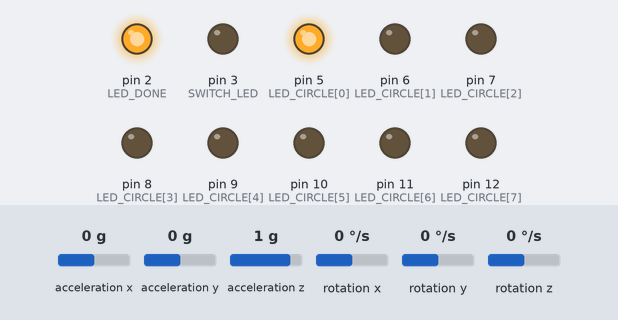
The sketch below on a simulated Arduino Uno, built with avr-gcc and run on an emulated ATmega328P. Shown: output pins drawn as LEDs (lit = HIGH). The inputs (shaded band) are chosen by the test bench; at power-on: rotation z 0 °/s, acceleration x 0 g, acceleration z 1 g, acceleration y 0 g, rotation x 0 °/s, rotation y 0 °/s. What the sketch prints to the serial monitor is not drawn.

Above: at 1.7 s.
1.8 s: rotation z set to -6 °/s
4.8 s: rotation z set to -9 °/s
At 6.1 s:
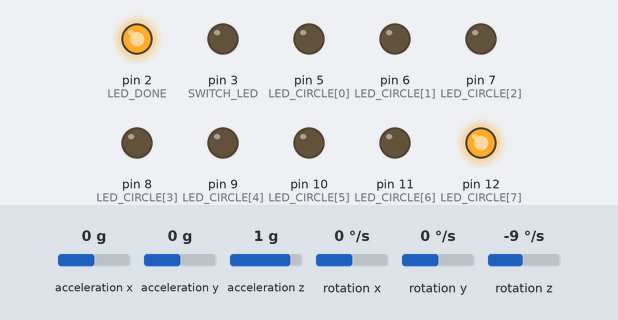
6.8 s: acceleration x set to -0.7 g
9.8 s: acceleration x set to -1 g
At 10.6 s:
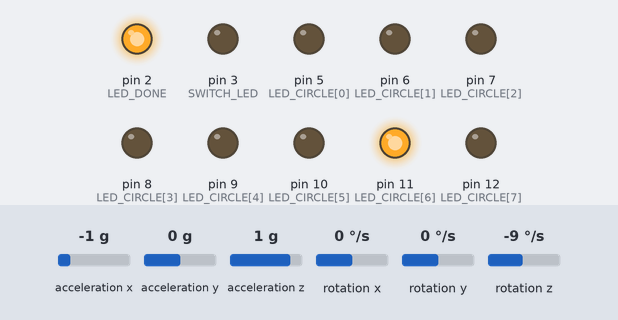
11.3 s: acceleration z set to 0.1 g
13.0 s: acceleration z set to -0.2 g
At 14.4 s:
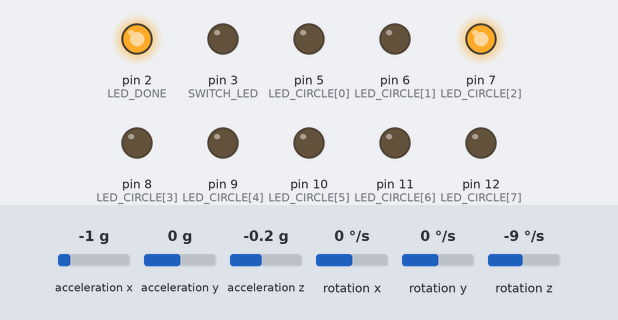
At 21.4 s:
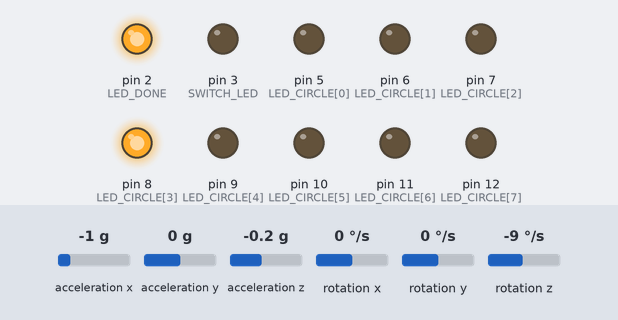
Timing chart, 0 to 23.8 s (numbered marks = the images above; inputs shaded):
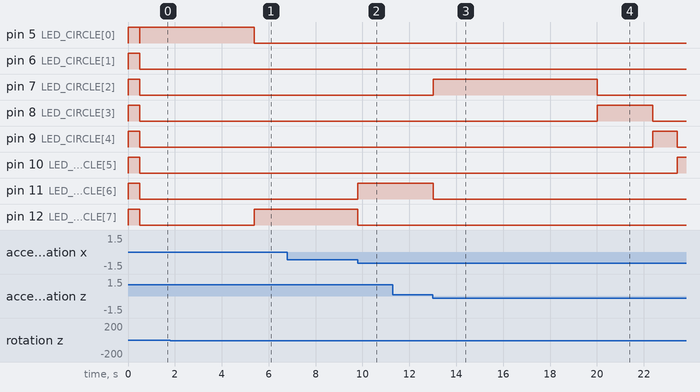

Measured:
- the behaviour switches between -7 and -8 °/s on rotation z (found by bisection; images 0 and 1)
- the behaviour switches between -0.8 and -0.9 g on acceleration x (found by bisection; images 1 and 2)
- the behaviour switches between 0 and -0.1 g on acceleration z (found by bisection; images 2 and 3)
- after the input at 1.8 s, every drawn part: stays the same
- after the input at 4.8 s, pin 5 (LED_CIRCLE[0]): HIGH → LOW after 0.58 s instead of 0.86 s; pin 12 (LED_CIRCLE[7]): LOW → HIGH after 0.58 s instead of 0.86 s
- after the input at 6.8 s, every drawn part: stays the same
- after the input at 11.3 s, every drawn part: stays the same
- after the input at 13.0 s, pin 7 (LED_CIRCLE[2]): LOW → HIGH at once, → LOW 7.0 s later; pin 8 (LED_CIRCLE[3]): LOW → HIGH after 7.0 s instead of 10.2 s; pin 11 (LED_CIRCLE[6]): HIGH → LOW after 0.01 s instead of 8.4 s

The sketch:

gyro_program.ino
```cpp
const int LED_DONE = 2;
const int SWITCH_LED = 3;
const int GYRO_SWITCH = 4;
const int LED_CIRCLE[] = {5, 6, 7, 8, 9, 10, 11, 12};

unsigned long gauge = 0;
int gyro_degree;
int gyro_switch_count;
int switch_count;

void setup()
{
  Serial.begin(115200);
  pinMode(LED_DONE, OUTPUT);
  pinMode(SWITCH_LED, OUTPUT);
  pinMode(GYRO_SWITCH, INPUT);
  for (int id = 0; id <= 7; id++)
  {
    pinMode(LED_CIRCLE[id], OUTPUT);
    digitalWrite(LED_CIRCLE[id], HIGH);
  }
  gyro_configuration();
  for (int id = 0; id <= 7; id++)
  {
    digitalWrite(LED_CIRCLE[id], LOW);
  }
  digitalWrite(LED_DONE, HIGH);
  Serial.print("start");
}

void loop()
{
  //  if (gyro_switch_count == 0) {
  //    gauge = 0;
  //    while (!digitalRead(GYRO_SWITCH)) {
  //      gauge++;
  //      gyro_loop();
  //    }
  //    if (gauge > 10000) {
  //    }
  //    digitalWrite(SWITCH_LED, HIGH);
  //    switch_count = 1;
  //  }

  gyro_degree = gyro_loop();

  LED_shine(gyro_degree);

  Serial.write(gyro_degree);
  Serial.flush();
}
```

LED_shine.ino
```cpp
void LED_shine(float gyro) {
  if (337.5 <=  gyro & gyro <= 360 | 0 <= gyro & gyro < 22.5) {
    digitalWrite(LED_CIRCLE[0], HIGH);
  } else {
    digitalWrite(LED_CIRCLE[0], LOW);
  }

  if (22.5 <= gyro & gyro < 67.5) {
    digitalWrite(LED_CIRCLE[7], HIGH);
  } else {
    digitalWrite(LED_CIRCLE[7], LOW);
  }

  if (67.5 <= gyro & gyro < 112.5) {
    digitalWrite(LED_CIRCLE[6], HIGH);
  } else {
    digitalWrite(LED_CIRCLE[6], LOW);
  }

  if (112.5 <= gyro & gyro < 157.5) {
    digitalWrite(LED_CIRCLE[5], HIGH);
  } else {
    digitalWrite(LED_CIRCLE[5], LOW);
  }

  if (157.5 <= gyro & gyro < 202.5) {
    digitalWrite(LED_CIRCLE[4], HIGH);
  } else {
    digitalWrite(LED_CIRCLE[4], LOW);
  }

  if (202.5 <= gyro & gyro < 247.5) {
    digitalWrite(LED_CIRCLE[3], HIGH);
  } else {
    digitalWrite(LED_CIRCLE[3], LOW) ;
  }

  if (247.5 <= gyro & gyro < 292.5) {
    digitalWrite(LED_CIRCLE[2], HIGH);
  } else {
    digitalWrite(LED_CIRCLE[2], LOW);
  }

  if (292.5 <= gyro & gyro < 337.5) {
    digitalWrite(LED_CIRCLE[1], HIGH);
  } else {
    digitalWrite(LED_CIRCLE[1], LOW) ;
  }
}
```

gyro.ino
```cpp
#include <Wire.h>
#include <MPU6050_6Axis_MotionApps20.h>

#define Gyro_X 31
#define Gyro_Y 10
#define Gyro_Z -100
#define Accel_Z 4959
//Your offsets:  -2127 203 4959  31  10  -100


MPU6050 mpu;
static uint8_t mpuIntStatus;
static bool dmpReady = false;  // set true if DMP init was successful
static uint16_t packetSize;    // expected DMP packet size (default is 42 bytes)

int16_t  Gyro_Now = 0, Gyro = 0, Gyro_Offset = 0;
uint16_t fifoCount;
uint8_t fifoBuffer[64]; // FIFO storage buffer                 // orientation/motion vars
Quaternion q;           // [w, x, y, z]         quaternion container
VectorFloat gravity;    // [x, y, z]            gravity vector
float ypr[3];           // [yaw, pitch, roll]   yaw/pitch/roll container and gravity vector

void gyro_configuration() {
  Wire.begin();

  mpu.initialize();
  if (mpu.testConnection() != true) {
    Serial.println("MPU disconection");
    while (true) {}
  }
  if (mpu.dmpInitialize() != 0) {
    Serial.println("MPU break");
    while (true) {}
  }
  mpu.setXGyroOffset(Gyro_X);
  mpu.setYGyroOffset(Gyro_Y);
  mpu.setZGyroOffset(Gyro_Z);
  mpu.setZAccelOffset(Accel_Z);
  mpu.setDMPEnabled(true);
  mpuIntStatus = mpu.getIntStatus();
  dmpReady = true;
  packetSize = mpu.dmpGetFIFOPacketSize();
}

int gyro_loop() {
  mpuIntStatus = false;
  mpuIntStatus = mpu.getIntStatus();
  fifoCount = mpu.getFIFOCount();
  if ((mpuIntStatus & 0x10) || fifoCount == 1024) {
    mpu.resetFIFO();
  }
  else if (mpuIntStatus & 0x02) {
    while (fifoCount < packetSize) fifoCount = mpu.getFIFOCount();
    mpu.getFIFOBytes(fifoBuffer, packetSize);
    fifoCount -= packetSize;
    mpu.dmpGetQuaternion(&q, fifoBuffer);
    mpu.dmpGetGravity(&gravity, &q);
    mpu.dmpGetYawPitchRoll(ypr, &q, &gravity);
    Gyro_Now = degrees(ypr[0]) + 180;
    Gyro = Gyro_Now + Gyro_Offset;
    if (Gyro < 0){
      Gyro += 360;
    }
    if (Gyro > 359){
      Gyro -= 360;
    }
  }

  int new_Gyro = Gyro - 180;
  if (new_Gyro <= 0) {
    new_Gyro += 360;
  }
    if (new_Gyro == 0) {
    new_Gyro = 360;
  }
return new_Gyro;
}
```
